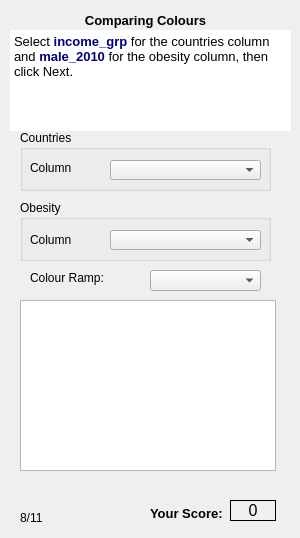
  <widget class="QWizardPage" name="wizardPage8">
   <widget class="QGroupBox" name="groupBox_5">
    <property name="geometry">
     <rect>
      <x>20</x>
      <y>130</y>
      <width>251</width>
      <height>61</height>
     </rect>
    </property>
    <property name="title">
     <string>Countries</string>
    </property>
    <widget class="QComboBox" name="ColumncomboBox_3">
     <property name="enabled">
      <bool>true</bool>
     </property>
     <property name="geometry">
      <rect>
       <x>90</x>
       <y>30</y>
       <width>151</width>
       <height>20</height>
      </rect>
     </property>
     <property name="currentIndex">
      <number>-1</number>
     </property>
    </widget>
    <widget class="QLabel" name="columnLabel_3">
     <property name="enabled">
      <bool>true</bool>
     </property>
     <property name="geometry">
      <rect>
       <x>10</x>
       <y>30</y>
       <width>41</width>
       <height>16</height>
      </rect>
     </property>
     <property name="text">
      <string>Column:</string>
     </property>
    </widget>
   </widget>
   <widget class="QTableView" name="obesityTableView">
    <property name="geometry">
     <rect>
      <x>20</x>
      <y>300</y>
      <width>256</width>
      <height>171</height>
     </rect>
    </property>
   </widget>
   <widget class="QLabel" name="label_22">
    <property name="geometry">
     <rect>
      <x>150</x>
      <y>498</y>
      <width>81</width>
      <height>31</height>
     </rect>
    </property>
    <property name="font">
     <font>
      <pointsize>10</pointsize>
      <weight>75</weight>
      <bold>true</bold>
     </font>
    </property>
    <property name="text">
     <string>Your Score:</string>
    </property>
   </widget>
   <widget class="QLabel" name="Score_label_7">
    <property name="geometry">
     <rect>
      <x>230</x>
      <y>500</y>
      <width>46</width>
      <height>21</height>
     </rect>
    </property>
    <property name="font">
     <font>
      <pointsize>12</pointsize>
     </font>
    </property>
    <property name="frameShape">
     <enum>QFrame::Panel</enum>
    </property>
    <property name="text">
     <string>0</string>
    </property>
    <property name="alignment">
     <set>Qt::AlignCenter</set>
    </property>
   </widget>
   <widget class="QGroupBox" name="groupBox_6">
    <property name="geometry">
     <rect>
      <x>20</x>
      <y>200</y>
      <width>251</width>
      <height>61</height>
     </rect>
    </property>
    <property name="title">
     <string>Obesity</string>
    </property>
    <widget class="QComboBox" name="obesityColumncomboBox">
     <property name="enabled">
      <bool>true</bool>
     </property>
     <property name="geometry">
      <rect>
       <x>90</x>
       <y>30</y>
       <width>151</width>
       <height>20</height>
      </rect>
     </property>
     <property name="currentIndex">
      <number>-1</number>
     </property>
    </widget>
    <widget class="QLabel" name="columnLabel_4">
     <property name="enabled">
      <bool>true</bool>
     </property>
     <property name="geometry">
      <rect>
       <x>10</x>
       <y>30</y>
       <width>41</width>
       <height>20</height>
      </rect>
     </property>
     <property name="text">
      <string>Column:</string>
     </property>
    </widget>
   </widget>
   <widget class="QLabel" name="colourRampLabel_3">
    <property name="enabled">
     <bool>true</bool>
    </property>
    <property name="geometry">
     <rect>
      <x>30</x>
      <y>270</y>
      <width>81</width>
      <height>16</height>
     </rect>
    </property>
    <property name="text">
     <string>Colour Ramp:</string>
    </property>
   </widget>
   <widget class="QComboBox" name="ColourRampcomboBox_3">
    <property name="enabled">
     <bool>true</bool>
    </property>
    <property name="geometry">
     <rect>
      <x>150</x>
      <y>270</y>
      <width>111</width>
      <height>21</height>
     </rect>
    </property>
   </widget>
   <widget class="QLabel" name="label_23">
    <property name="geometry">
     <rect>
      <x>30</x>
      <y>10</y>
      <width>231</width>
      <height>21</height>
     </rect>
    </property>
    <property name="font">
     <font>
      <pointsize>10</pointsize>
      <weight>75</weight>
      <bold>true</bold>
     </font>
    </property>
    <property name="text">
     <string>Comparing Colours</string>
    </property>
    <property name="alignment">
     <set>Qt::AlignCenter</set>
    </property>
   </widget>
   <widget class="QTextBrowser" name="textBrowser_6">
    <property name="geometry">
     <rect>
      <x>10</x>
      <y>30</y>
      <width>281</width>
      <height>101</height>
     </rect>
    </property>
    <property name="frameShape">
     <enum>QFrame::NoFrame</enum>
    </property>
    <property name="frameShadow">
     <enum>QFrame::Plain</enum>
    </property>
    <property name="html">
     <string>&lt;!DOCTYPE HTML PUBLIC &quot;-//W3C//DTD HTML 4.0//EN&quot; &quot;http://www.w3.org/TR/REC-html40/strict.dtd&quot;&gt;
&lt;html&gt;&lt;head&gt;&lt;meta name=&quot;qrichtext&quot; content=&quot;1&quot; /&gt;&lt;style type=&quot;text/css&quot;&gt;
p, li { white-space: pre-wrap; }
&lt;/style&gt;&lt;/head&gt;&lt;body style=&quot; font-family:'MS Shell Dlg 2'; font-size:8.25pt; font-weight:400; font-style:normal;&quot;&gt;
&lt;p style=&quot; margin-top:0px; margin-bottom:0px; margin-left:0px; margin-right:0px; -qt-block-indent:0; text-indent:0px;&quot;&gt;&lt;span style=&quot; font-size:10pt;&quot;&gt;Select&lt;/span&gt;&lt;span style=&quot; font-size:10pt; font-weight:600; color:#00007f;&quot;&gt; income_grp&lt;/span&gt;&lt;span style=&quot; font-size:10pt;&quot;&gt; for the countries column and &lt;/span&gt;&lt;span style=&quot; font-size:10pt; font-weight:600; color:#00007f;&quot;&gt;male_2010&lt;/span&gt;&lt;span style=&quot; font-size:10pt;&quot;&gt; for the obesity column, then click Next.&lt;/span&gt;&lt;/p&gt;&lt;/body&gt;&lt;/html&gt;</string>
    </property>
   </widget>
   <widget class="QLabel" name="label_59">
    <property name="geometry">
     <rect>
      <x>20</x>
      <y>510</y>
      <width>31</width>
      <height>16</height>
     </rect>
    </property>
    <property name="text">
     <string>8/11</string>
    </property>
   </widget>
  </widget>
